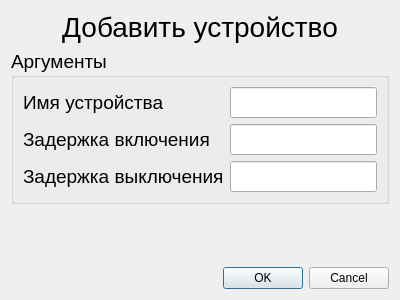
<?xml version="1.0" encoding="UTF-8"?>
<ui version="4.0">
 <class>AddDeviceDialog</class>
 <widget class="QDialog" name="AddDeviceDialog">
  <property name="geometry">
   <rect>
    <x>0</x>
    <y>0</y>
    <width>400</width>
    <height>300</height>
   </rect>
  </property>
  <property name="windowTitle">
   <string>Dialog</string>
  </property>
  <layout class="QGridLayout" name="gridLayout">
   <item row="1" column="0">
    <widget class="QGroupBox" name="new_device_arguments_groupBox">
     <property name="font">
      <font>
       <pointsize>14</pointsize>
      </font>
     </property>
     <property name="title">
      <string>Аргументы</string>
     </property>
     <layout class="QGridLayout" name="gridLayout_3">
      <item row="1" column="1">
       <widget class="QLineEdit" name="new_device_on_offstet_lineEdit"/>
      </item>
      <item row="0" column="0">
       <widget class="QLabel" name="new_device_name_label">
        <property name="text">
         <string>Имя устройства</string>
        </property>
       </widget>
      </item>
      <item row="0" column="1">
       <widget class="QLineEdit" name="new_device_name_lineEdit"/>
      </item>
      <item row="1" column="0">
       <widget class="QLabel" name="new_device_on_offset_label">
        <property name="text">
         <string>Задержка включения</string>
        </property>
       </widget>
      </item>
      <item row="2" column="0">
       <widget class="QLabel" name="new_device_off_offset_label">
        <property name="text">
         <string>Задержка выключения</string>
        </property>
       </widget>
      </item>
      <item row="2" column="1">
       <widget class="QLineEdit" name="new_device_off_offset_lineEdit"/>
      </item>
     </layout>
    </widget>
   </item>
   <item row="0" column="0">
    <widget class="QLabel" name="add_device_label_label">
     <property name="font">
      <font>
       <pointsize>21</pointsize>
      </font>
     </property>
     <property name="text">
      <string>Добавить устройство</string>
     </property>
     <property name="alignment">
      <set>Qt::AlignCenter</set>
     </property>
    </widget>
   </item>
   <item row="3" column="0">
    <widget class="QDialogButtonBox" name="buttonBox">
     <property name="orientation">
      <enum>Qt::Horizontal</enum>
     </property>
     <property name="standardButtons">
      <set>QDialogButtonBox::Cancel|QDialogButtonBox::Ok</set>
     </property>
    </widget>
   </item>
   <item row="2" column="0">
    <spacer name="verticalSpacer">
     <property name="orientation">
      <enum>Qt::Vertical</enum>
     </property>
     <property name="sizeHint" stdset="0">
      <size>
       <width>20</width>
       <height>100</height>
      </size>
     </property>
    </spacer>
   </item>
  </layout>
 </widget>
 <resources/>
 <connections>
  <connection>
   <sender>buttonBox</sender>
   <signal>accepted()</signal>
   <receiver>AddDeviceDialog</receiver>
   <slot>accept()</slot>
   <hints>
    <hint type="sourcelabel">
     <x>248</x>
     <y>254</y>
    </hint>
    <hint type="destinationlabel">
     <x>157</x>
     <y>274</y>
    </hint>
   </hints>
  </connection>
  <connection>
   <sender>buttonBox</sender>
   <signal>rejected()</signal>
   <receiver>AddDeviceDialog</receiver>
   <slot>reject()</slot>
   <hints>
    <hint type="sourcelabel">
     <x>316</x>
     <y>260</y>
    </hint>
    <hint type="destinationlabel">
     <x>286</x>
     <y>274</y>
    </hint>
   </hints>
  </connection>
 </connections>
</ui>
